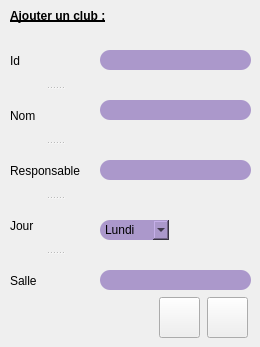
     <widget class="QWidget" name="page">
      <widget class="QLabel" name="label_3">
       <property name="geometry">
        <rect>
         <x>10</x>
         <y>0</y>
         <width>241</width>
         <height>31</height>
        </rect>
       </property>
       <property name="styleSheet">
        <string notr="true">font: 75 15pt &quot;Quicksand&quot;;
text-decoration: underline;
font-weight:bold;</string>
       </property>
       <property name="text">
        <string>Ajouter un club :</string>
       </property>
      </widget>
      <widget class="QLineEdit" name="lineEdit_ajout_id_c">
       <property name="geometry">
        <rect>
         <x>100</x>
         <y>50</y>
         <width>151</width>
         <height>20</height>
        </rect>
       </property>
       <property name="styleSheet">
        <string notr="true">border-color: rgb(255, 255, 255);

border-radius: 10px;
background-color: rgb(171, 152, 203);</string>
       </property>
      </widget>
      <widget class="QLineEdit" name="lineEdit_ajout_nom_c">
       <property name="geometry">
        <rect>
         <x>100</x>
         <y>100</y>
         <width>151</width>
         <height>20</height>
        </rect>
       </property>
       <property name="styleSheet">
        <string notr="true">border-color: rgb(255, 255, 255);

border-radius: 10px;
background-color: rgb(171, 152, 203);</string>
       </property>
      </widget>
      <widget class="QLineEdit" name="lineEdit_ajout_salle_c">
       <property name="geometry">
        <rect>
         <x>100</x>
         <y>270</y>
         <width>151</width>
         <height>20</height>
        </rect>
       </property>
       <property name="styleSheet">
        <string notr="true">border-color: rgb(255, 255, 255);

border-radius: 10px;
background-color: rgb(171, 152, 203);</string>
       </property>
      </widget>
      <widget class="QPushButton" name="pushButton_ajout_club">
       <property name="geometry">
        <rect>
         <x>159</x>
         <y>297</y>
         <width>41</width>
         <height>41</height>
        </rect>
       </property>
       <property name="styleSheet">
        <string notr="true">border-image: url(:/new/prefix1/icon/ok.png);</string>
       </property>
       <property name="text">
        <string/>
       </property>
      </widget>
      <widget class="QPushButton" name="pushButton_2">
       <property name="geometry">
        <rect>
         <x>207</x>
         <y>297</y>
         <width>41</width>
         <height>41</height>
        </rect>
       </property>
       <property name="styleSheet">
        <string notr="true">border-image: url(:/new/prefix1/icon/annuler.png);</string>
       </property>
       <property name="text">
        <string/>
       </property>
      </widget>
      <widget class="QSplitter" name="splitter">
       <property name="geometry">
        <rect>
         <x>10</x>
         <y>35</y>
         <width>90</width>
         <height>271</height>
        </rect>
       </property>
       <property name="orientation">
        <enum>Qt::Vertical</enum>
       </property>
       <widget class="QLabel" name="label_21">
        <property name="text">
         <string>Id</string>
        </property>
       </widget>
       <widget class="QLabel" name="label_16">
        <property name="text">
         <string>Nom</string>
        </property>
       </widget>
       <widget class="QLabel" name="label_17">
        <property name="text">
         <string>Responsable</string>
        </property>
       </widget>
       <widget class="QLabel" name="label_18">
        <property name="text">
         <string>Jour</string>
        </property>
       </widget>
       <widget class="QLabel" name="label_19">
        <property name="text">
         <string>Salle</string>
        </property>
       </widget>
      </widget>
      <widget class="QLineEdit" name="lineEdit_ajout_res_c">
       <property name="geometry">
        <rect>
         <x>100</x>
         <y>160</y>
         <width>151</width>
         <height>20</height>
        </rect>
       </property>
       <property name="styleSheet">
        <string notr="true">border-color: rgb(255, 255, 255);

border-radius: 10px;
background-color: rgb(171, 152, 203);</string>
       </property>
      </widget>
      <widget class="QComboBox" name="comboBox_ajout_dateclub">
       <property name="geometry">
        <rect>
         <x>100</x>
         <y>220</y>
         <width>69</width>
         <height>20</height>
        </rect>
       </property>
       <property name="styleSheet">
        <string notr="true">border-color: rgb(255, 255, 255);

border-radius: 10px;
background-color: rgb(171, 152, 203);</string>
       </property>
       <item>
        <property name="text">
         <string>Lundi</string>
        </property>
       </item>
       <item>
        <property name="text">
         <string>Mardi</string>
        </property>
       </item>
       <item>
        <property name="text">
         <string>Mercredi</string>
        </property>
       </item>
       <item>
        <property name="text">
         <string>Jeudi</string>
        </property>
       </item>
       <item>
        <property name="text">
         <string>Vendredi</string>
        </property>
       </item>
       <item>
        <property name="text">
         <string>Samedi</string>
        </property>
       </item>
      </widget>
     </widget>
